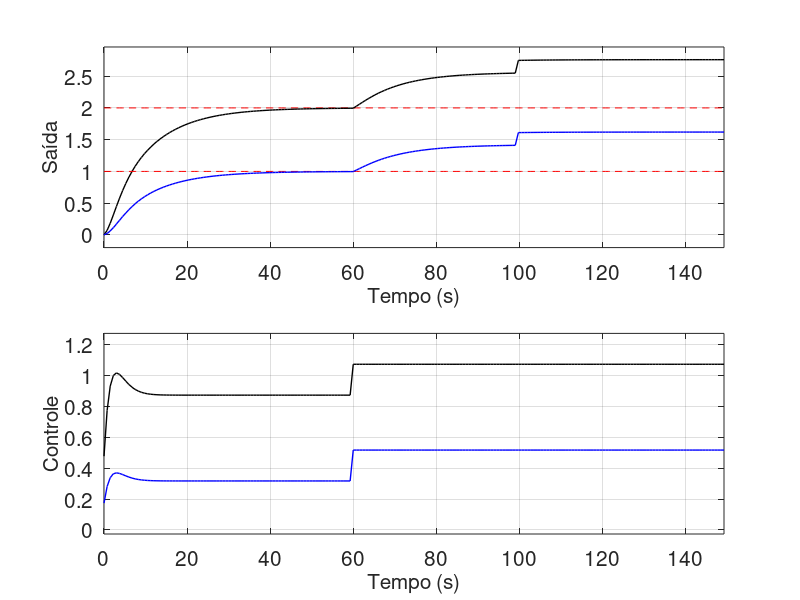
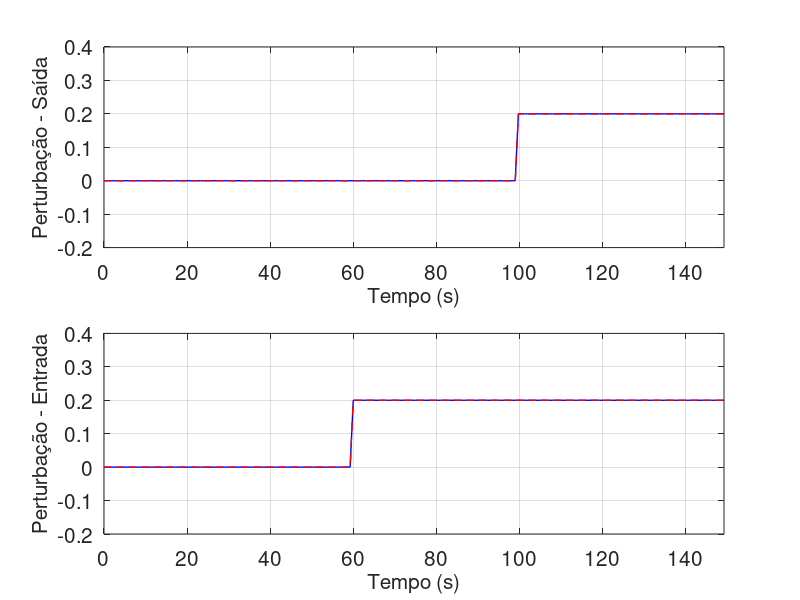

Source code (MATLAB) for these figures, in order:
clc
clear all
close all

%pkg load control

%% Define caso (0 - nominal, 1 -caso incerto)
flag=0;

% Variável complexa s (função de transferência)
s=tf([1 0],1);

%% Sistema simulado
s = tf([1 0],1);

%Planta
g1 = 2/(10*s+1);
g2 = 0.8/((10*s+1)*(2*s+1));
g3 = 0.6/((10*s+1)*(2*s+1));
g4 = 1.5/(10*s+1);
G = [g1 g2;g3 g4];

P=G;                       % Processo contínuo
L=0.0; % atraso

%% Modelo nominal para fins de projeto
Pn=P;
Ln=0; % atraso



%% Tempo total de simulação 
tsim=150; % Tempo de simulação

%% Tempo de alteração da
tset=0;  % Instante de alteração da referência

%% Define tipo de perturbação (0 - degrau, 1-rampa, 2 senoide)

tipo_u=0;   % tipo de perturbação da entrada
tipo_y=0;   % tipo de perturbação da saída

tpu=60;     % Intante inicial da perturbação da entrada
du=inf;      % Intervalo de duração da perturbação da entrada
Apu=0.2;   % Amplitude da perturbação da entrada

tpy=100;     % Intante inicial da perturbação da saída
dy=inf;       % Duração da perturbação da saída
Apy=0.2;    % Amplitude da perturbação da entrada

omega_u=2;  % Frequêcia da perturação da entrada (apenas para tipo 2)
omega_y=2;  % Frequêcia da perturação da saída   (apenas para o tipo 2)

%% Controlador 

Ts=0.75;                                % Período de amostragem


Pnd=ss(c2d(Pn,Ts));                     % Modelo discretizado

%Ad = Pnd.A;
%Bd = Pnd.B;          
%Cd = Pnd.C;

Ad = [0.6163 0.1182 0.2366 -0.1182; 0.07238 0.369 0.02743 -0.1282; 0.1448 0.1133 0.5817 0.1728; -0.07238 0.04352 0.08701 0.7695];
Bd = [0.4814 7.113e-06; 0.3494 0.5722; 0.6988 0.1813; -0.3494 0.9349];          
Cd = [0.2613 0.01172 0.3434 -0.01172; 0.2222 0.01975 0.03949 0.2803];

no=size(Cd,1);
ni=size(Bd,2);
ns=size(Ad,2);

Aa=[Ad zeros(ns,no);Cd*Ad eye(no)];
Ba=[Bd; Cd*Bd];
Ca=[Cd zeros(no,no); zeros(no,ns) eye(no)];

lambda = exp(-Ts/4);  
polos_a = [lambda lambda lambda lambda lambda lambda];

Ka = [0.261403   0.051374   0.159841  -0.030382   0.325515  -0.173400;0.066682   0.011877   0.118175   0.254365  -0.130025   0.433787];

%La=place(Aa',Ca',0.4*ones(size(Aa,1),1))';

Ki=Ka(end-no+1:end,end-no+1:end);

%% Define passo de integração e passo de armazenamonto 
dT=Ts;     % passo de amostragem 
h=Ts/100;  % passo de integração


%%----------------- finaliza definição de parâmetros ------------------------


if flag==0
  P=Pn;
  L=Ln;
end

% Representação em espaço de estados (acelera a simulação)
ssP=ss(P); Ap=ssP.a; Bp=ssP.b; Cp=ssP.c; Dp=ssP.d;
ssPn=ss(Pn); Apn=ssPn.a; Bpn=ssPn.b; Cpn=ssPn.c; Dpn=ssPn.d;


% Arredonda o passo de integração tal que dT seja múltiplo de h
m=ceil(dT/h);
h=dT/m;

% Atraso de tempo discretro
Ld=round(L/h);
U_atraso=zeros(1,Ld+1);


display('Atraso múltiplo do passo - atraso considerado:')
display(Ld*h)

% Calcula número de passos de simulação
kfinal=ceil(tsim/dT);

% Estabelece condições iniciais dos elementos dinâmicos
xp0=zeros(size(Ap,1),1);
xhat=zeros(size(Aa,1),1);
up=[0;0];

% Simula sistema de controle
 
for k=1:kfinal
  
   t(k)=(k-1)*dT;  % marca o tempo  

   % Estabelece as condições iniciais (apenas no primeiro passo)
   
   if k==1
    
    xp=xp0;   % condição inicial do processo
    y=Cp*xp0;  % condição inicial da saída  (assumindo Dp=0)  
    yp=y;
 
   end
 

 % Define mudança de referência
  if k<tset/dT+1
    r(:,k)=[0;0];
  else
    r(:,k)=[2;1]; 
  end
 
  

 % Define perturbação na entrada do processo
  if k<=tpu/dT-1   
      qu=0;
  elseif k>tpu/dT&& k<= (tpu+du)/dT -1
      
         if  tipo_u==0           
                  qu=Apu;
         elseif tipo_u==1
                  qu=qu+Apu*dT;
         else
                  qu=sin(omega_u*k*dT);
         end
  else
         if tipo_u~=1 
             qu=0;
          end 
            
  end
    
    
 % Define perturbação na saída do processo
  if k<=tpy/dT-1   
      qy=0;
  elseif k>tpy/dT&& k<= (tpy+dy)/dT -1
      
         if  tipo_y==0           
                  qy=Apy;
         elseif tipo_y==1
                  qy=qy+Apy*dT;
         else
                  qy=sin(omega_y*k*dT);
         end
  else  
         
          if tipo_y~=1 
             qy=0;
          end 
  end    
  
  
  
  delta_u=-Ka*xhat+Ki*r(:,k);
  u=delta_u+up;
  up=u;
  delta_y=y-yp;
  
  %xhat=(Aa-La*Ca)*xhat+La*[delta_y;y]+Ba*delta_u;
  %y_e=xhat(end-no+1:end);
  %delta_ye=Cd*xhat(1:end-no);
  
  xhat=Aa*xhat+Ba*delta_u;
  yp=y;
  
   
  
   for l=1:m      
     
   
     
  
     
     %Calcula saída do processo
     U_atraso=[u U_atraso(:,1:Ld)];
     u_atraso=U_atraso(:,Ld+1);
     
   % [y_aux,xp]=sim_euler(Ap,Bp,Cp,Dp,xp,h,uatraso+qu);
     u_atraso = u_atraso+qu;
     xp=h*Ap*xp+xp+h*Bp*(u_atraso);
     y_aux=Cp*xp+Dp*(u_atraso);
     y=y_aux+qy;
     
    
     
     % Armazena valores calculados
     if l==1
       
       Xp(:,k)=xp;   
         
       U(:,k)=u_atraso;
       Y(:,k)=y;
       Qy(:,k)=[qy;qy];
       Qu(:,k)=[qu;qu];
    
    end
       
       
   end
   
     
end


nfont=15;   % define tamanho da fonte de texto
nlinha=1;   % define espessura da linha

figure(1)

subplot(2,1,1)
plot(t,r(1,:),'--r','linewidth',nlinha-0.5)
hold on
plot(t,Y(1,:),'k','linewidth',nlinha)
plot(t,r(2,:),'--r','linewidth',nlinha-0.5)
plot(t,Y(2,:),'b','linewidth',nlinha)
grid on
axis([0 t(end) min(min(Y))-0.2  max(max(Y))+0.2])
set(gca,'fontsize',nfont)

% Define as entradas de texto e ajusta o tamanho da fonte
hx=xlabel('Tempo (s)');
hy=ylabel('Saída');
%hl=legend('r(t)', 'y(t)');
%set(hl,'fontsize',nfont)
%set(hl,'location','southeast')
set(hx,'fontsize',nfont)
set(hy,'fontsize',nfont)

subplot(2,1,2)
plot(t,U(1,:),'k','linewidth',nlinha)
hold on
plot(t,U(2,:),'b','linewidth',nlinha)
grid on
axis([0 t(end) min(min(U))-0.2 max(max(U))+0.2])
set(gca,'fontsize',nfont)

% Define as entradas de texto e ajusta o tamanho da fonte
hx=xlabel('Tempo (s)');
hy=ylabel('Controle');
set(hx,'fontsize',nfont)
set(hy,'fontsize',nfont)


figure(2)

subplot(2,1,1)
plot(t,Qy(1,:),'b','linewidth',nlinha)
hold on
plot(t,Qy(2,:),'--r','linewidth',nlinha)
grid on
axis([0 t(end) min(min(Qy))-0.2  max(max(Qy))+0.2])
set(gca,'fontsize',nfont)

% Define as entradas de texto e ajusta o tamanho da fonte
hx=xlabel('Tempo (s)');
hy=ylabel('Perturbação - Saída');
set(hx,'fontsize',nfont)
set(hy,'fontsize',nfont)

subplot(2,1,2)
plot(t,Qu(1,:),'b','linewidth',nlinha)
hold on
plot(t,Qu(2,:),'--r','linewidth',nlinha)
grid on
axis([0 t(end) min(min(Qu))-0.2 max(max(Qu))+0.2])
set(gca,'fontsize',nfont)

% Define as entradas de texto e ajusta o tamanho da fonte
hx=xlabel('Tempo (s)');
hy=ylabel('Perturbação - Entrada');
set(hx,'fontsize',nfont)
set(hy,'fontsize',nfont)
